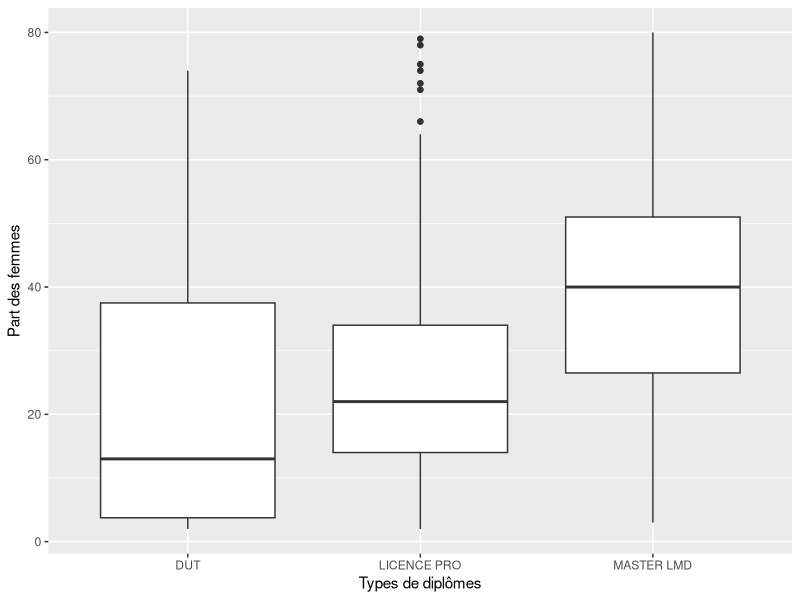
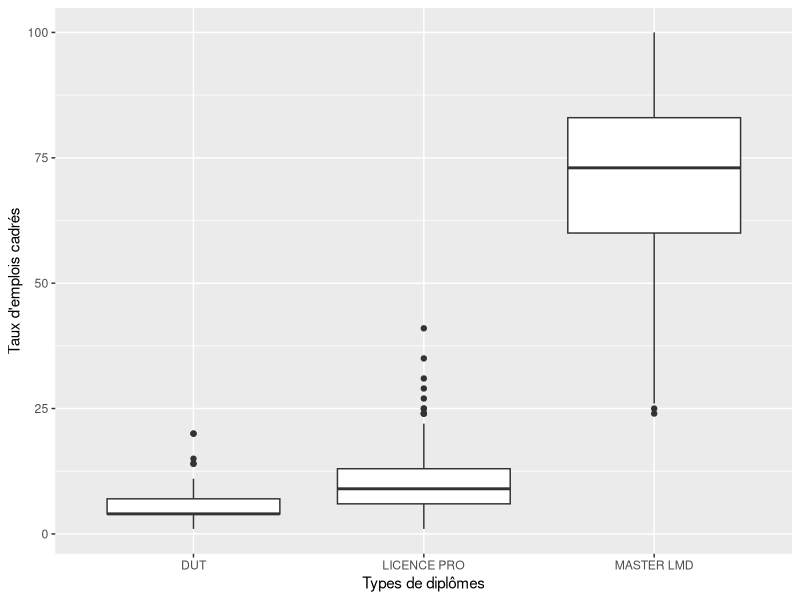
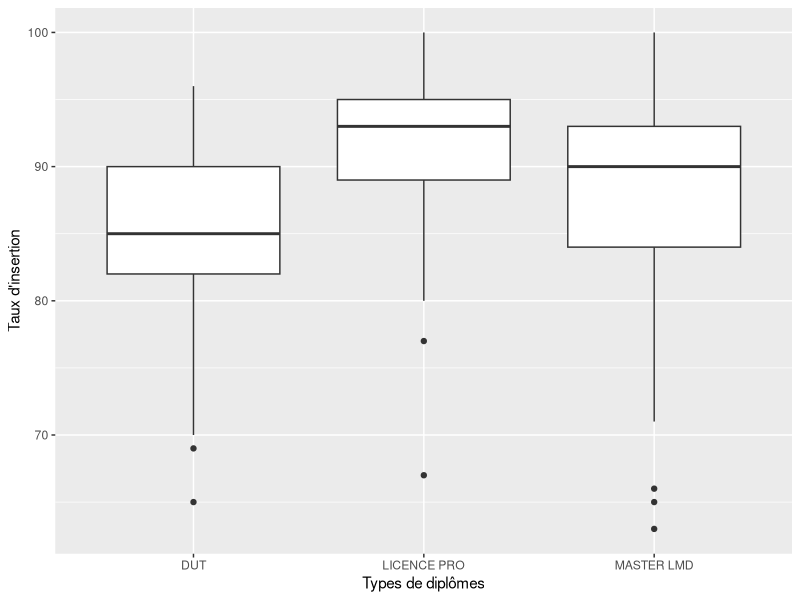

Here is the R script that generated these plots, in order:
## ---- chunk 1

library(dplyr)
library(ggplot2)
library(ggpubr)

an <- 2014

diplome.lp <- read.csv('fr-esr-insertion_professionnelle-lp.csv', header = T, sep = ';', na.strings = 'ns', fill=TRUE, encoding = "UTF-8")%>%filter(Annee == an&Domaine == 'Sciences, technologies et santé')
diplome.DUT <- read.csv('fr-esr-insertion_professionnelle-dut_donnees_nationales.csv', header = T, sep = ';',na.strings = c('ns', 'nd'), fill=TRUE, encoding = "UTF-8")%>%filter(Année == an&Domaine == 'Sciences, technologies et santé')
diplome.master <- read.csv('fr-esr-insertion_professionnelle-master.csv', header = T, sep = ';', na.strings = 'ns', fill=TRUE, encoding = "UTF-8")%>%filter(annee == an&domaine == 'Sciences, technologies et santé')


taux.insert.DUT <- data.frame(Diplome = diplome.DUT$Diplôme, Taux_Insertion = as.numeric(diplome.DUT$Taux.d.insertion))
taux.insert.lp <- data.frame(Diplome = diplome.lp$Diplôme, Taux_Insertion = as.numeric(diplome.lp$Taux.d.insertion))
taux.insert.master <- data.frame(Diplome = diplome.master$diplome, Taux_Insertion = as.numeric(diplome.master$taux_dinsertion))

taux.insert.df <- bind_rows(taux.insert.DUT, taux.insert.lp, taux.insert.master)

taux.insert.graphe <- ggplot(data = taux.insert.df, aes(x = Diplome, y = Taux_Insertion)) + geom_boxplot() + labs(x = "Types de diplômes", y = "Taux d'insertion")
#print(taux.insert.graphe)

part.femme.DUT <- data.frame(Diplome = diplome.DUT$Diplôme, Part_femme = as.numeric(diplome.DUT$Part.des.femmes))
part.femme.lp <- data.frame(Diplome = diplome.lp$Diplôme, Part_femme = as.numeric(diplome.lp$X..femmes))
part.femme.master <- data.frame(Diplome = diplome.master$diplome, Part_femme = as.numeric(diplome.master$femmes))

part.femme.df <- bind_rows(part.femme.DUT, part.femme.lp, part.femme.master)

part.femme.graphe <- ggplot(data = part.femme.df, aes(x = Diplome, y = Part_femme)) + geom_boxplot() + labs(x = "Types de diplômes", y = "Part des femmes")
#print(part.femme.graphe)

taux.emploi.cadre.DUT <- data.frame(Diplome = diplome.DUT$Diplôme, Taux_emploi_cadre = as.numeric(diplome.DUT$Part.des.emplois.de.niveau.cadre))
taux.emploi.cadre.lp <- data.frame(Diplome = diplome.lp$Diplôme, Taux_emploi_cadre = as.numeric(diplome.lp$X..emplois.cadre))
taux.emploi.cadre.master <- data.frame(Diplome = diplome.master$diplome, Taux_emploi_cadre = as.numeric(diplome.master$emplois_cadre))

taux.emploi.cadre.df <- bind_rows(taux.emploi.cadre.DUT, taux.emploi.cadre.lp, taux.emploi.cadre.master)

taux.emploi.cadre.graphe <- ggplot(data = taux.emploi.cadre.df, aes(x = Diplome, y = Taux_emploi_cadre)) + geom_boxplot() + labs(x = "Types de diplômes", y = "Taux d'emplois cadrés")
#print(taux.emploi.cadre.graphe)

# medianne <- data.frame(Diplome = c("DUT", "LP", "Master"), Taux = c(median(as.numeric(diplome.DUT$Taux.d.insertion), na.rm = TRUE), median(as.numeric(diplome.lp$Taux.d.insertion), na.rm = TRUE), median(as.numeric(diplome.master$taux_dinsertion), na.rm = TRUE)))
# 
# ggplot(data=medianne, aes(x = Diplome, y = Taux)) + geom_bar(stat="identity", fill="lightblue", colour="black") + geom_text(aes(label=Taux),vjust=15,colour="black")


